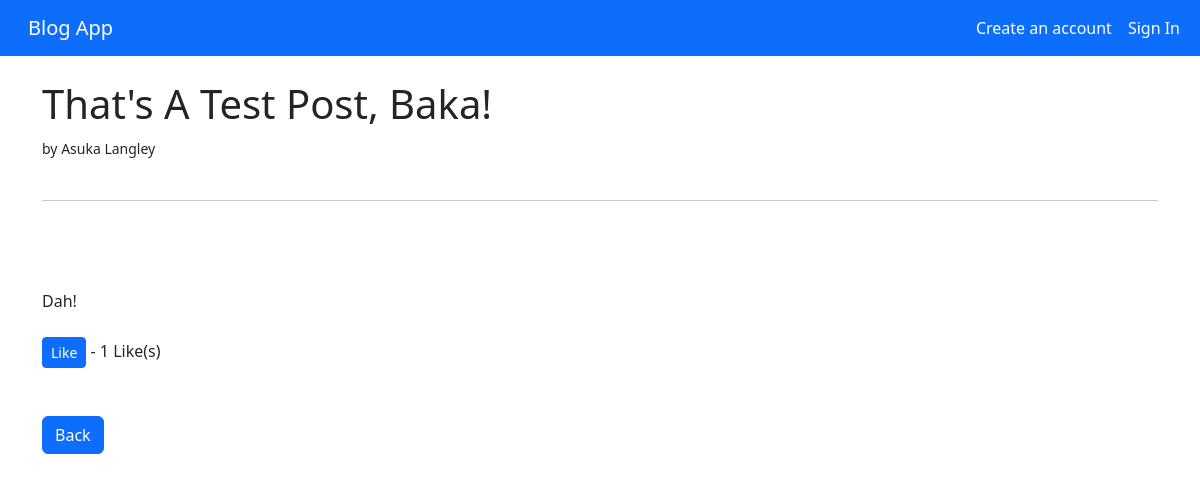
Before: /article/20 with the older database file.
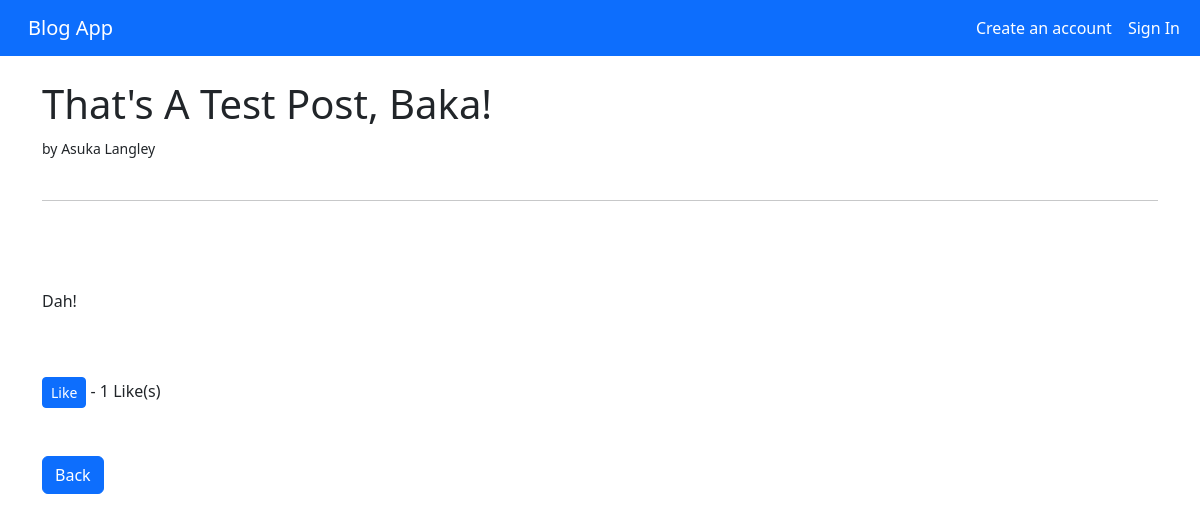
After: the same page with the newer database file.
### blogs/views.py (the view)
class ArticleDetailView(DetailView):
    model = Post
    template_name = 'article_details.html'
    def get_context_data(self, *args, **kwargs):
        stuff = get_object_or_404(Post, id=self.kwargs['pk'])
        total_likes = stuff.total_likes
        liked = False
        if stuff.likes.filter(id=self.request.user.id).exists():
            liked = True
        category_menu = Category.objects.all() # достаёт все названия категорий из Category.models.py
        context = super(ArticleDetailView, self).get_context_data(*args, **kwargs)
        context ['category_menu'] = category_menu
        context['total_likes'] = total_likes
        context['liked'] = liked
        return context

### blogs/models.py (called while the page is built)
    def total_likes(self):
        return self.likes.count()

### blogs/templates/article_details.html (shortened to what this page needs)
{% extends "base.html" %}
{% block content %}
<h1>{{ post.title }}</h1>
<small>
    by {{ post.author.first_name}} {{ post.author.last_name }}
    <br/>
</small>
<br/>
<hr>
<br/>
<br/><br/>
{{ post.body|safe }}
<br/>
<br/>
<form
action="{% url 'like_post' post.pk %}"
method="POST">
    {% if liked %}
        <button type="submit", name="post_id", value ="post.id",
        class='btn btn-danger btn-sm'>Dislike</button>
    {% else %}
        <button type="submit", name="post_id", value ="post.id",
        class='btn btn-primary btn-sm'>Like</button>
    {% endif %}
    - {{ total_likes }} Like(s)
</form>
<br/>
<br/>
<a href="{% url 'home' %}" class="btn btn-primary">Back</a>
{% endblock content %}

Changed rows visible on the page:
changed Post "That's A Test Post, Baka!": body "Dah!" → "<p>Dah!</p>" (drawn)
